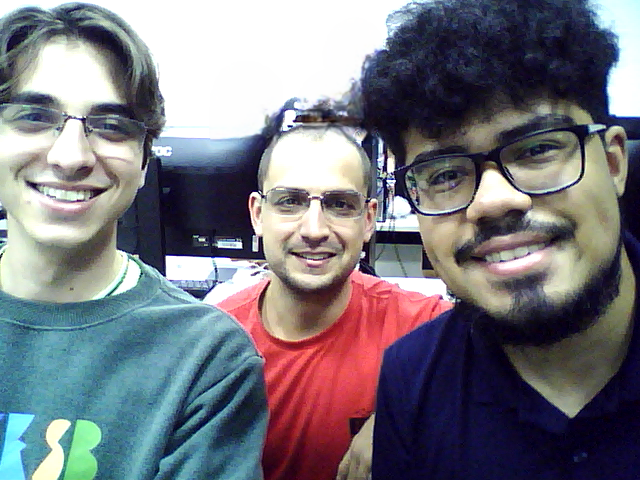
#> input picture img/alunos.png, 640 x 480 px
$ jupyter execute Exe1.ipynb
#> lines starting #> are read from the running program, lines starting #| are printed output that depends on the picture
[cell 1]
import cv2
import matplotlib.pyplot as plt

img = cv2.imread('img/alunos.png')
#> img is the input picture: shape (480, 640, 3); mean B, G, R 126.8, 118.5, 119.2
img_rgb = cv2.cvtColor(img, cv2.COLOR_BGR2RGB)

def rgb_to_ycbcr(rgb_img):
  ycbcr_img = cv2.cvtColor(rgb_img, cv2.COLOR_BGR2YCrCb)
#> ycbcr_img: shape (480, 640, 3); mean of channels 0, 1, 2 119.7, 127.7, 132
  return ycbcr_img

def get_y_channel(ycbcr_img):
  Y_channel, Cr_channel, Cb_channel = cv2.split(ycbcr_img)
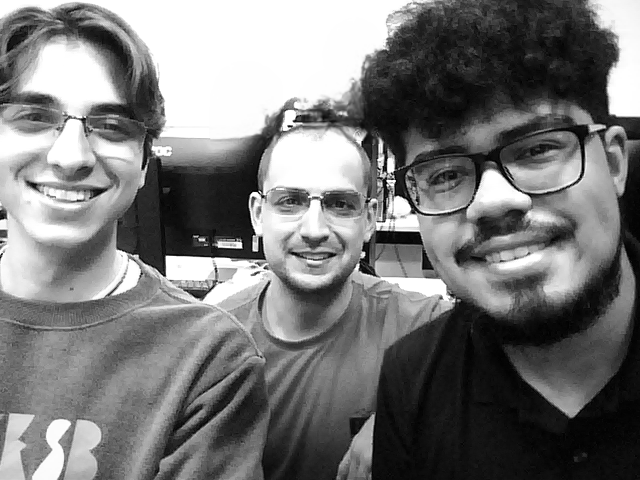
#> Y_channel: shape (480, 640); min 0, max 255, mean 119.7
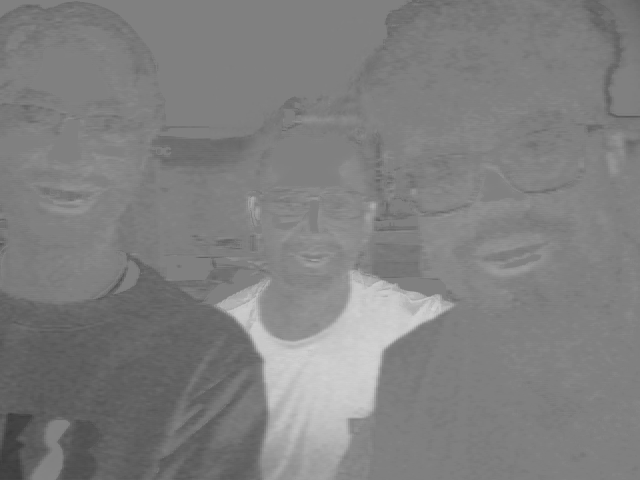
#> Cr_channel: shape (480, 640); min 57, max 212, mean 127.7
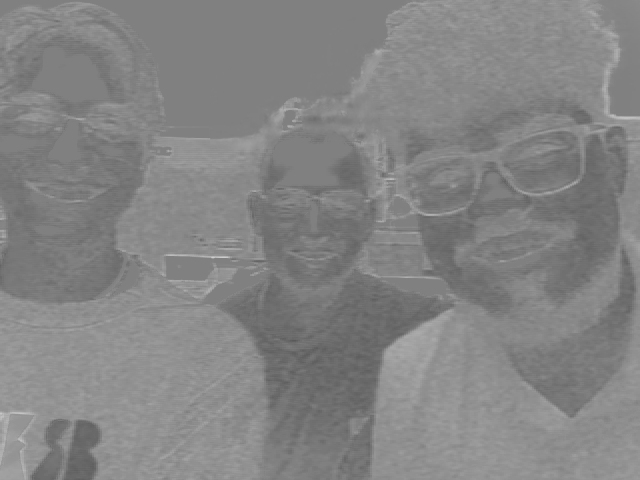
#> Cb_channel: shape (480, 640); min 89, max 205, mean 132
  return Y_channel


def rgb_to_cielab(rgb_img):
  cielab_img = cv2.cvtColor(rgb_img, cv2.COLOR_BGR2Lab)
#> cielab_img: shape (480, 640, 3); mean of channels 0, 1, 2 124.7, 131.7, 124
  return cielab_img

def get_l_channel(cielab_img):
  # 3. Separar os canais
  L_channel, A_channel, B_channel = cv2.split(cielab_img)
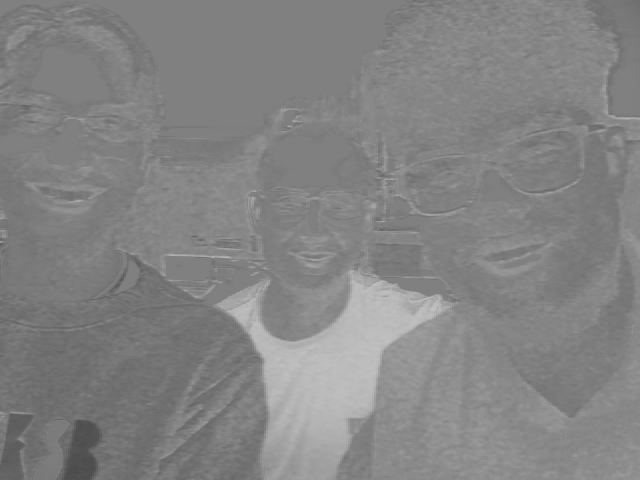
#> A_channel: shape (480, 640); min 76, max 194, mean 131.7
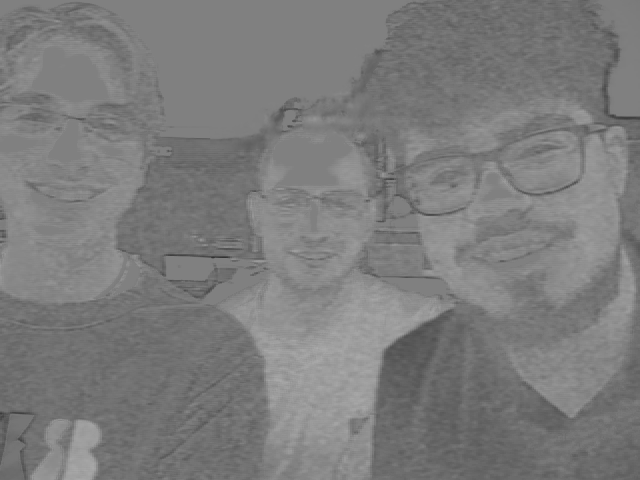
#> B_channel: shape (480, 640); min 49, max 171, mean 124
  return L_channel

Y_channel = get_y_channel(rgb_to_ycbcr(img))
L_channel = get_l_channel(rgb_to_cielab(img))

# Plotar a imagem original e os canais separados
plt.figure(figsize=(18, 5))

plt.subplot(1, 4, 1)
plt.imshow(img_rgb)
plt.title('Imagem RGB Original')
plt.axis('off')

plt.subplot(1, 4, 2)
plt.imshow(Y_channel, cmap='gray')
plt.title('Y Channel (Luminancia)')
plt.axis('off')


plt.subplot(1, 4, 3)
plt.imshow(L_channel, cmap='gray')
plt.title('L Channel')
plt.axis('off')

$ run again, with img/frutas.jpg saved as img/alunos.png
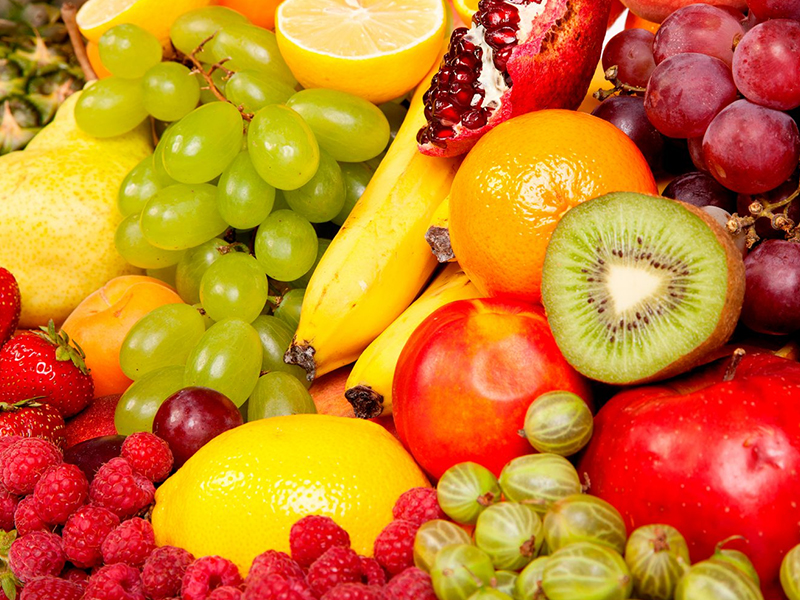
#> input picture img/frutas.jpg, 800 x 600 px
#> img is the input picture: shape (600, 800, 3); mean B, G, R 38.6, 123.4, 202.4
#> ycbcr_img: shape (600, 800, 3); mean of channels 0, 1, 2 137.4, 174.4, 72.3
#> cielab_img: shape (600, 800, 3); mean of channels 0, 1, 2 157, 149.2, 182.3
#> in get_l_channel, `L_channel, A_channel, B_channel = cv2.split(cielab_img)`:
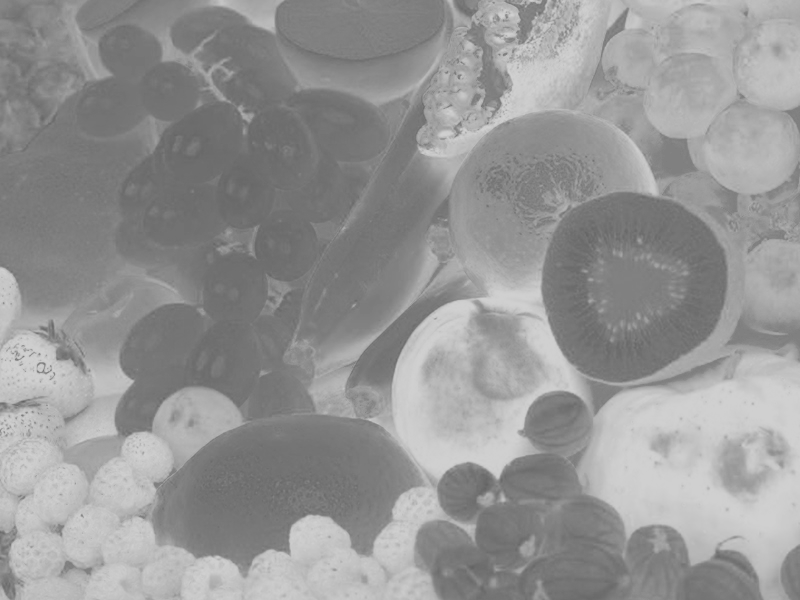
#> A_channel: shape (600, 800); min 99, max 208, mean 149.2
#> in get_l_channel, `L_channel, A_channel, B_channel = cv2.split(cielab_img)`:
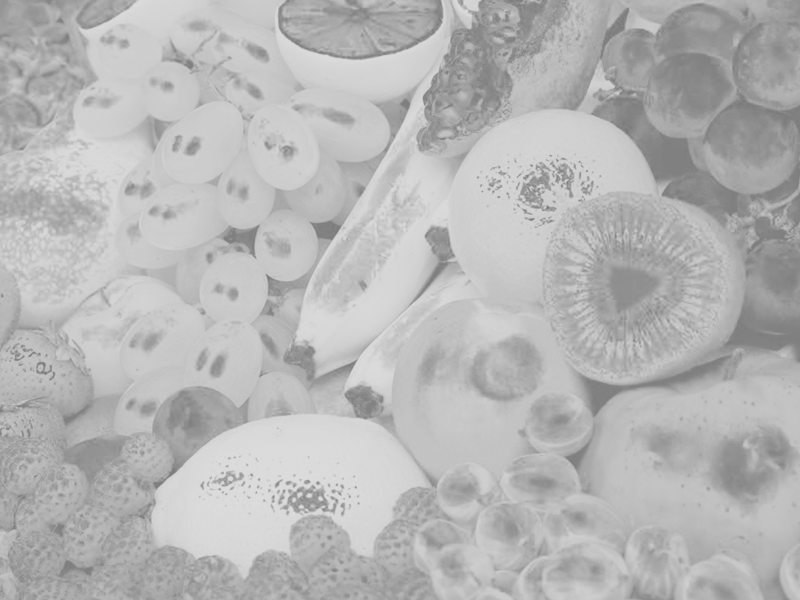
#> B_channel: shape (600, 800); min 117, max 221, mean 182.3
